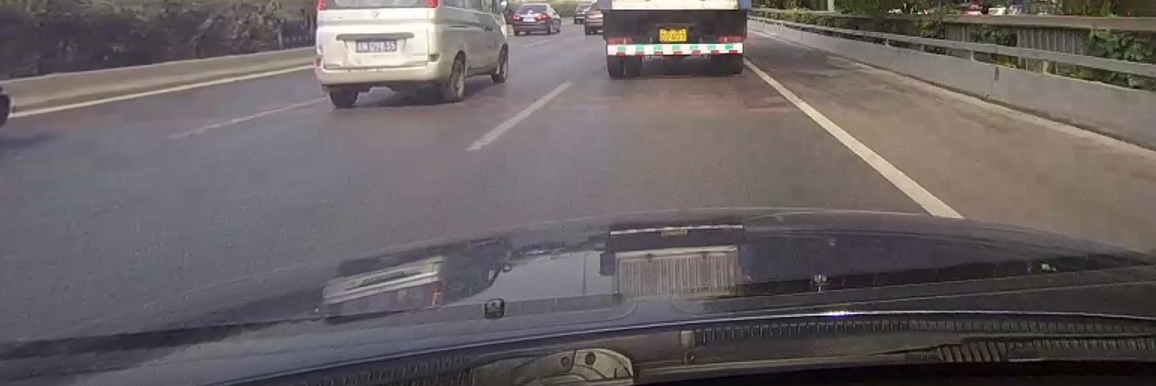
#> input picture 03_Merkmalsextraktion/img/uclanes_ex.jpg, 1156 x 386 px
$ jupyter execute --allow-errors 03_Faltung_v2.ipynb
#> lines starting #> are read from the running program, lines starting #| are printed output that depends on the picture
[cell 1]
import cv2 as cv
from matplotlib import pyplot as plt
import numpy as np

# Faltungsoperatoren
Bitte experimentieren Sie mit den folgenden Faltungsfiltern und achten Sie auf den Einfluss des Strukturelements, dessen Größe und Inhalt.

[cell 2]
img = cv.imread('./img/raw_gray.png', cv.IMREAD_GRAYSCALE)
#> (the rest of this cell did not finish here and is left out)

## Mittelwertfilter

[cell 3]
# Der Aufbau der Faltungsoperation mit OpenCV gestaltet sich im Folgenden immer gleich:
# 1. definiere dene Faltungskernel
kernel = np.ones((3, 3), np.float32) / 9
# 2. wende Faltungskernel an (Syntax: filter2D(src, ddepth, kernel))
#> (the rest of this cell did not finish here and is left out)

[cell 4]
kernel = np.array([[0, 1, 0], [1, 1, 1], [0, 1, 0]], np.float32) / 5
#> (the rest of this cell did not finish here and is left out)

[cell 5]
kernel = np.ones((5, 5), np.float32) / 25
#> (the rest of this cell did not finish here and is left out)

## Gaußscher Glättungsfilter

[cell 6]
kernel = np.array([[1, 2, 1], [2, 4, 2], [1, 2, 1]], np.float32) / 16
#> (the rest of this cell did not finish here and is left out)

## Schärfungsfilter

[cell 7]
kernel1 = np.array([[0, -1, 0], [-1, 5, -1], [0, -1, 0]], np.float32)
#> (the rest of this cell did not finish here and is left out)

## Laplace Kantenfilter

[cell 8]
# Beispiel zur Illustration von Laplace-Kantenfiltern
y = np.array([6, 6, 6, 6, 5, 4, 3, 2, 1, 1, 1, 1, 1, 1, 6, 6, 6, 6, 6])
x = np.arange(0, y.size)
y_d = np.diff(y)  # 1. Ableitung
y_dd = np.diff(y_d)  # 2. Ableitung

plt.figure(figsize=(10, 5))
ax1 = plt.subplot(3, 1, 1)
plt.plot(x, y)
plt.xticks(x)
plt.ylabel('Intensität')
plt.setp(ax1.get_xticklabels(), visible=False)
plt.grid(True)

ax2 = plt.subplot(3, 1, 2)
plt.plot(x[1:], y_d)
plt.xticks(x)
plt.ylabel('Erste Ableitung')
plt.setp(ax2.get_xticklabels(), visible=False)
plt.grid(True)

ax3 = plt.subplot(3, 1, 3)
plt.plot(x[2:], y_dd)
plt.xticks(x)
plt.ylabel('Zweite Ableitung')
plt.xlabel('x')
ax3 = plt.setp(ax3.get_xticklabels(), visible=True)
plt.grid(True)
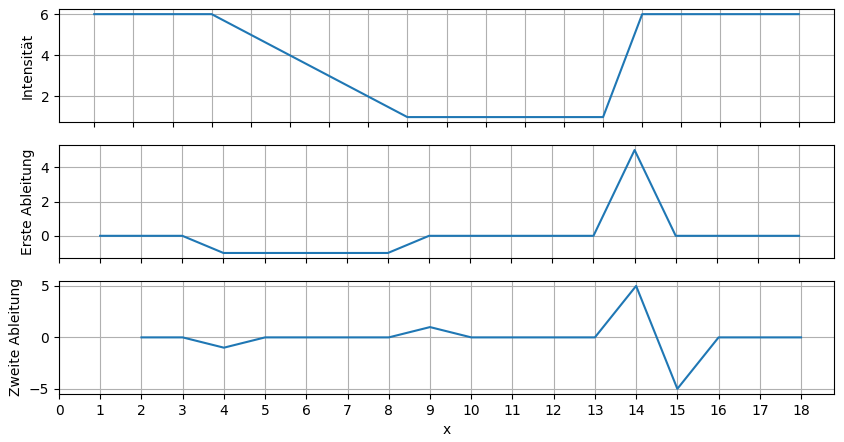
#> figure drawn by matplotlib, 3 panels; panel 3: curve peaks at x = 14, y = 5

[cell 9]
kernel = np.array([[0, 1, 0], [1, -4, 1], [0, 1, 0]], np.float32)
#> (the rest of this cell did not finish here and is left out)

[cell 10]
img_lanes = cv.imread('./img/uclanes_ex.jpg', cv.IMREAD_GRAYSCALE)
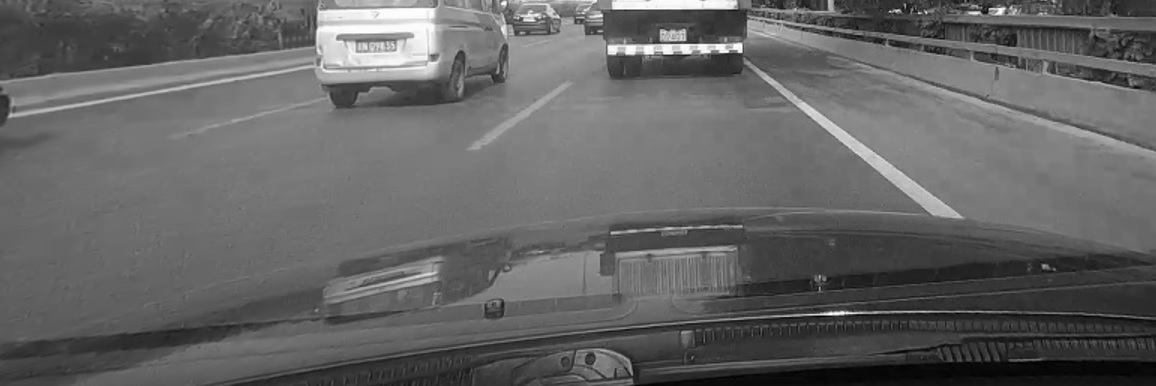
#> img_lanes: shape (386, 1156); min 0, max 255, mean 100.4
plt.imshow(img_lanes, cmap='gray')
plt.show()

kernel = np.array([[0, 1, 0], [1, -4, 1], [0, 1, 0]], np.float32)
dst = cv.filter2D(img_lanes, -1, kernel)
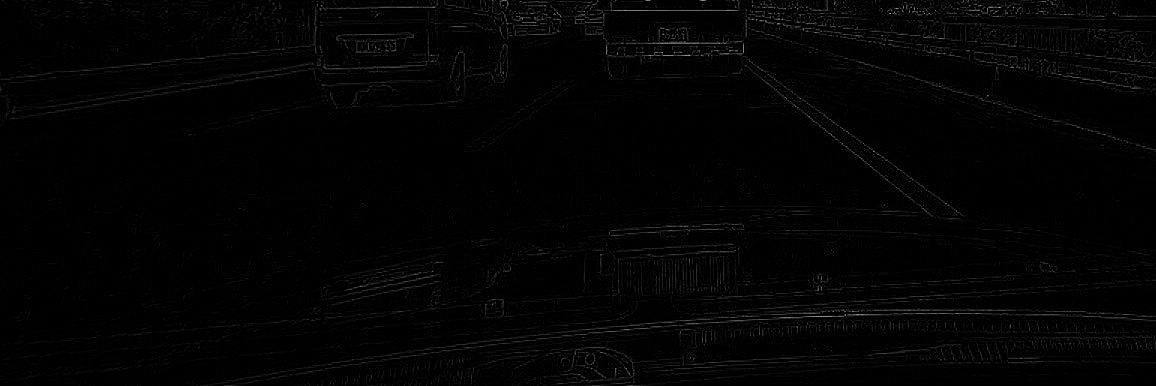
#> dst: shape (386, 1156); min 0, max 185, mean 3.3
plt.imshow(dst, cmap='inferno', vmin=0, vmax=50)  # ACHTUNG: hier wurde der Anzeigeraum zur Visualisierung angepasst
plt.title('Bild nach Laplace Kantenfilter')
plt.show()

kernel = np.array([[1, 1, 1], [1, -8, 1], [1, 1, 1]], np.float32)
dst = cv.filter2D(img_lanes, -1, kernel)
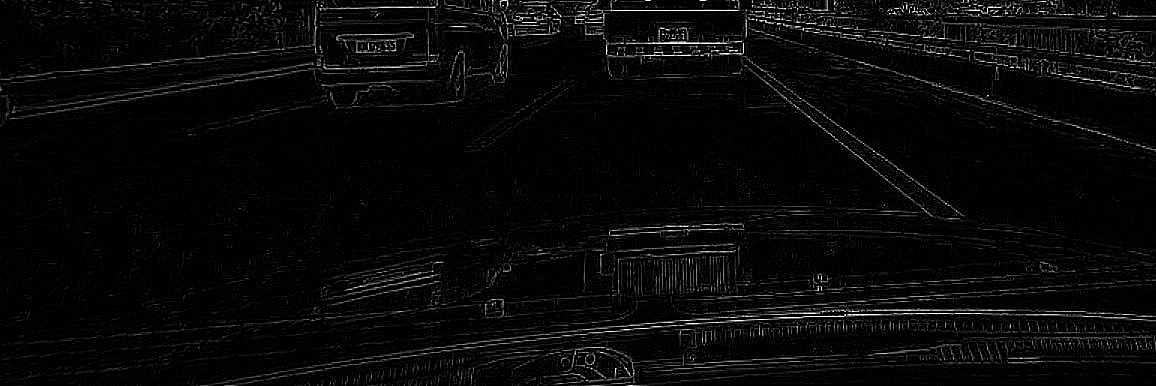
#> dst: shape (386, 1156); min 0, max 255, mean 8.9
plt.imshow(dst, cmap='inferno', vmin=0, vmax=50)
plt.title('Bild nach Laplace Kantenfilter inkl. Diagonale')
plt.show()

## Sobel Kantenfilter

[cell 11]
kernel = np.array([[-1, 0, 1], [-2, 0, 2], [-1, 0, 1]], np.float32)
#> (the rest of this cell did not finish here and is left out)

[cell 12]
kernel = np.array([[-1, 0, 1], [-2, 0, 2], [-1, 0, 1]], np.float32)
dst = cv.filter2D(img_lanes, -1, kernel)
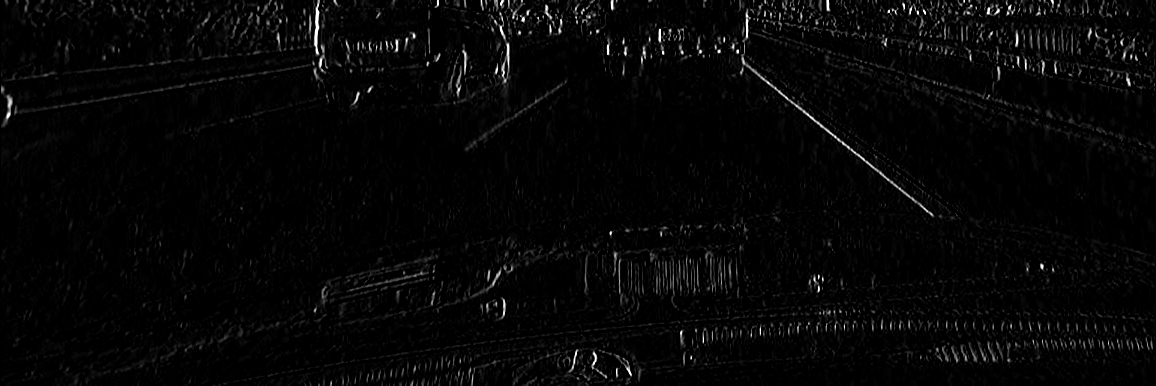
#> dst: shape (386, 1156); min 0, max 255, mean 6.3
plt.imshow(dst, cmap='inferno', vmin=0, vmax=100)
plt.title('Bild nach Sobel Kantenfilter, hor.')
plt.show()

kernel = np.array([[-1, -2, -1], [0, 0, 0], [1, 2, 1]], np.float32)
dst = cv.filter2D(img_lanes, -1, kernel)
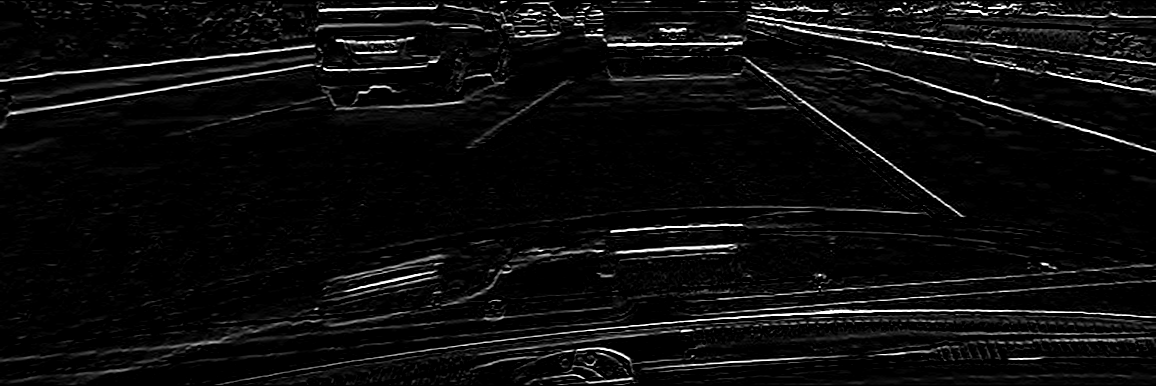
#> dst: shape (386, 1156); min 0, max 255, mean 13
plt.imshow(dst, cmap='inferno', vmin=0, vmax=100)
plt.title('Bild nach Sobel Kantenfilter, vert.')
plt.show()

## Prewitt Kantenfilter

[cell 13]
kernel = np.array([[-1, 0, 1], [-1, 0, 1], [-1, 0, 1]], np.float32)
dst = cv.filter2D(img_lanes, -1, kernel)
plt.imshow(dst, cmap='inferno', vmin=0, vmax=100)
plt.title('Bild nach Prewitt Kantenfilter, hor.')
plt.show()

kernel = np.array([[-1, -1, -1], [0, 0, 0], [1, 1, 1]], np.float32)
dst = cv.filter2D(img_lanes, -1, kernel)
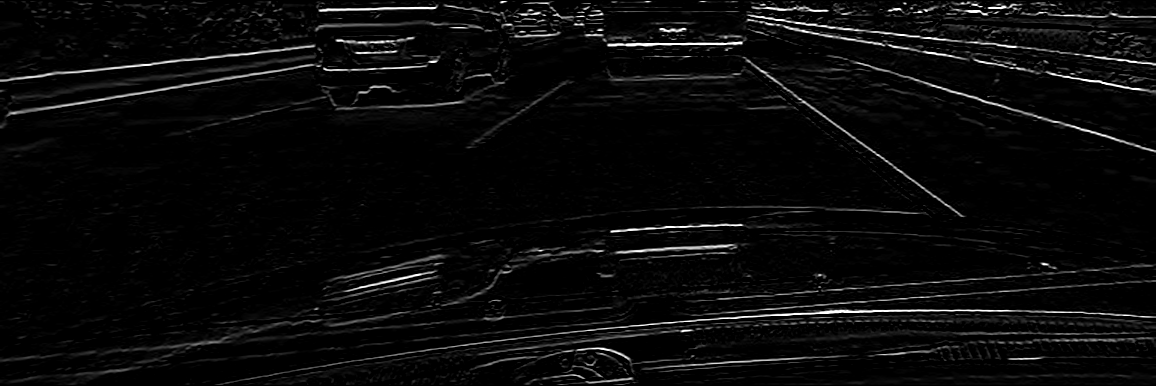
#> dst: shape (386, 1156); min 0, max 255, mean 10
plt.imshow(dst, cmap='inferno', vmin=0, vmax=100)
plt.title('Bild nach Prewitt Kantenfilter, vert.')
plt.show()

## Simpler Kantenfilter

[cell 14]
kernel = np.array([[-1, 0, 0], [0, 0, 0], [0, 0, 1]], np.float32)
dst = cv.filter2D(img_lanes, -1, kernel)
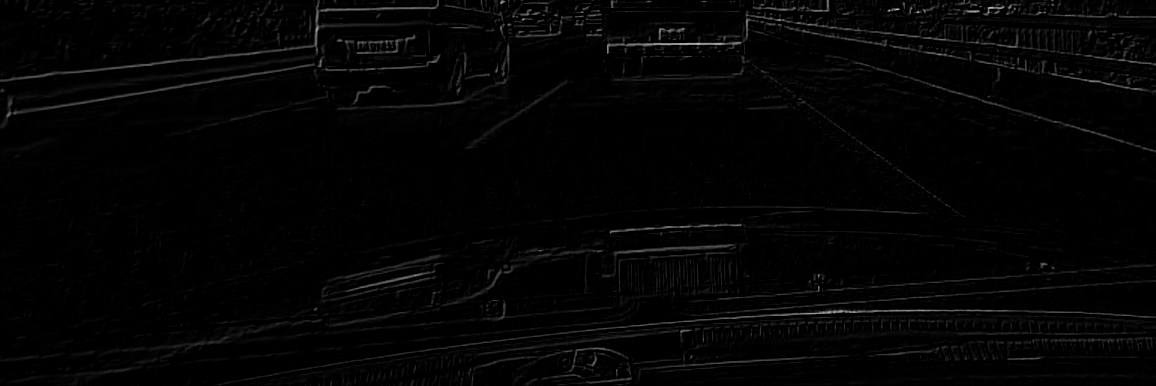
#> dst: shape (386, 1156); min 0, max 199, mean 3.9
plt.imshow(dst, cmap='inferno', vmin=0, vmax=50)
plt.title('Bild nach simplem Kantenfilter')
plt.show()

kernel = np.array([[0, 0, -1], [0, 0, 0], [1, 0, 0]], np.float32)
dst = cv.filter2D(img_lanes, -1, kernel)
plt.imshow(dst, cmap='inferno', vmin=0, vmax=50)
plt.title('Bild nach simplem Kantenfilter')
plt.show()

## Relieffilter

[cell 15]
kernel = np.array([[-2, -1, 0], [-1, 1, 1], [0, 1, 2]], np.float32)
dst = cv.filter2D(img_lanes, -1, kernel)
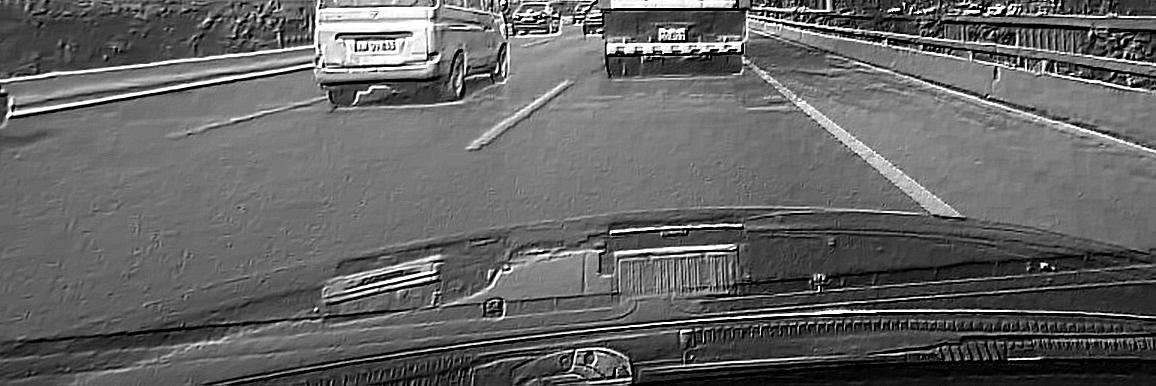
#> dst: shape (386, 1156); min 0, max 255, mean 100.2
plt.imshow(dst, cmap='inferno')
plt.title('Bild nach Relieffilter')
plt.show()

# Aufgaben

### Aufgabe 1: Welchen Einfluss hat die Filtergröße auf die Faltung?
- Je größer der Filter, desto "verwaschener" ist das Ausgabebild. Dadurch ist es z. B. bei einem großen Filter schwierig,
die Ausgangsform wiederzuerkennen.
- Je größer der Filter, desto kleiner ist das Ausgabebild, sofern kein Padding verwendet wird.

[cell 16]
plt.figure(figsize=(20, 10))
plt.subplot(2, 2, 1)
#> (the rest of this cell did not finish here and is left out)

Diese Bilder verdeutlichen den eben beschriebenen Einfluss des Kernels. Mit einem 7x7 Kernel ist die ursprüngliche Form
des Bildes kaum mehr zu erkennen.

### Aufgabe 2: Welchen Einfluss hat der gewählte Ursprung des Filterelements?
Die Veränderung des Ursprungs des Kernels hat eine Verschiebung auf dem Ausgabebild zur Folge. Dies ist dem Fakt geschuldet,
dass der Ursprung angibt, auf welchen Pixel des Ausgabebilds die durchschnittliche Helligkeit der Nachbarn übertragen wird.

[cell 17]
# Immer 3x3 Kernel nutzen
kernel = np.ones((3, 3), np.float32) / 9

# 3 Figure mit jeweils 3 Bildern erzeugen
#> (the rest of this cell did not finish here and is left out)

Jedes Bild in der obigen Grafik ist repräsentativ für die Positionierung des Ursprungs im Kernel. Der Ursprung (0, 0) ist
in der linken, oberen Ecke des Kernels, (2, 2) in der rechten, unteren Ecke.

Analog dazu kann die Verschiebung des Bildes wahrgenommen werden. Der zentrierte Ursprung wurde durch das Ursprungsbild
ausgetauscht, um die Verschiebung zu verdeutlichen.

### Aufgabe 3: Wie können Sie die Faltungsoperatoren für die Spurerkennung nutzen? Wenden Sie diese an.
- Durch spezielle Filter (Laplace, Sobel, Prewitt) können Kanten in dem Bild hervorgehoben werden
- Da Spurbegrenzungen in starkem Kontrast zu den benachbarten Pixeln stehen, sind die Kanten einer Spurlinie sehr ausgeprägt
und werden von besagten Filtern deutlich hervorgehoben

[cell 18]
# Kernel erstellen
kernelLaplace = np.array([
    [0, 1, 0],
    [1, -4, 1],
    [0, 1, 0]
], np.float32)

kernelSobelH = np.array([
    [-1, 0, 1],
    [-2, 0, 2],
    [-1, 0, 1]
], np.float32)

kernelSobelV = np.array([
    [-1, -2, -1],
    [0, 0, 0],
    [1, 2, 1]
], np.float32)

kernelPrewittH = np.array([
    [-1, 0, 1],
    [-1, 0, 1],
    [-1, 0, 1]
], np.float32)

kernelPrewittV = np.array([
    [-1, -1, -1],
    [0, 0, 0],
    [1, 1, 1]
], np.float32)

kernelSimpelH = np.array([
    [-1, 0, 0],
    [0, 0, 0],
    [0, 0, 1]
], np.float32)

kernelSimpelV = np.array([
    [0, 0, -1],
    [0, 0, 0],
    [1, 0, 0]
], np.float32)

kernelRelieff = np.array([
    [-2, -1, 0],
    [-1, 1, 1],
    [0, 1, 2]
], np.float32)

# Kernel mit Bezeichnung zusammenfassen
kernels = {
    "Laplace": [kernelLaplace],
    "Sobel": [kernelSobelH, kernelSobelV],
    "Prewitt": [kernelPrewittH, kernelPrewittV],
    "Simpel": [kernelSimpelH, kernelSimpelV],
    "Relieff": [kernelRelieff]
}

nameList = ["H", "V"]

# Über alle Kernel iterieren
for key, value in kernels.items():
    plt.figure(figsize=(20, 5))

    # Alle möglichen Varianten des Kernel anwenden
    for i, kernel in enumerate(value):
        # Bezeichnung
        title = f"Kantenfilter: {key}"

        # Aufrufargumente für plt.imshow()
        args = {
            "cmap": "inferno"
        }

        # Falls zwei Kernel vorhanden sind jeweils horizontal oder vertikal Anmerken
        if len(value) > 1:
            title += f" ({nameList[i]})"

        # Helligkeit begrenzen
        if len(value) > 1 or key == "Laplace":
            args.update({
                "vmin": 0,
                "vmax": 100
            })

        # Anzeigen im jeweiligen Subplot
        plt.subplot(1, 2, i + 1)
        plt.imshow(cv.filter2D(img_lanes, -1, kernel), **args)
        plt.title(title)

    plt.show()

$ run again, with 03_Merkmalsextraktion/img/fingerabdruck.jpg copied over 03_Merkmalsextraktion/img/uclanes_ex.jpg
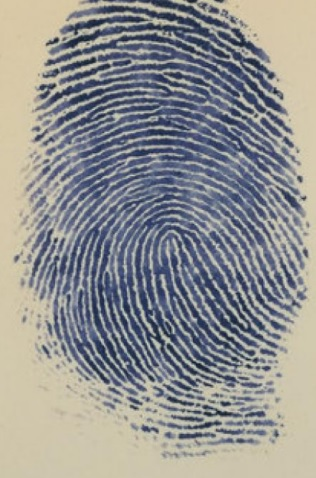
#> input picture 03_Merkmalsextraktion/img/fingerabdruck.jpg, 316 x 478 px
#> `img_lanes = cv.imread('./img/uclanes_ex.jpg', cv.IMREAD_GRAYSCALE)`:
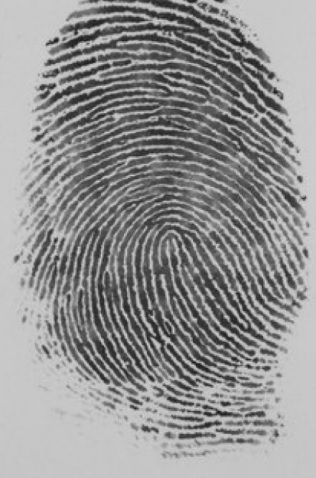
#> img_lanes: shape (478, 316); min 24, max 218, mean 146.2
#> `dst = cv.filter2D(img_lanes, -1, kernel)`:
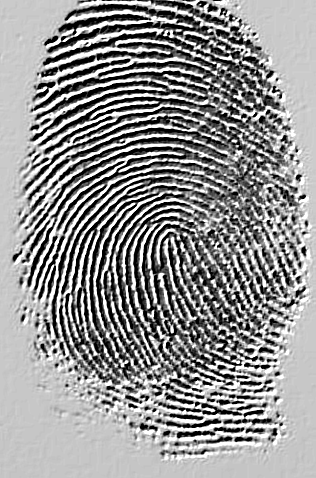
#> dst: shape (478, 316); min 0, max 255, mean 146.7
